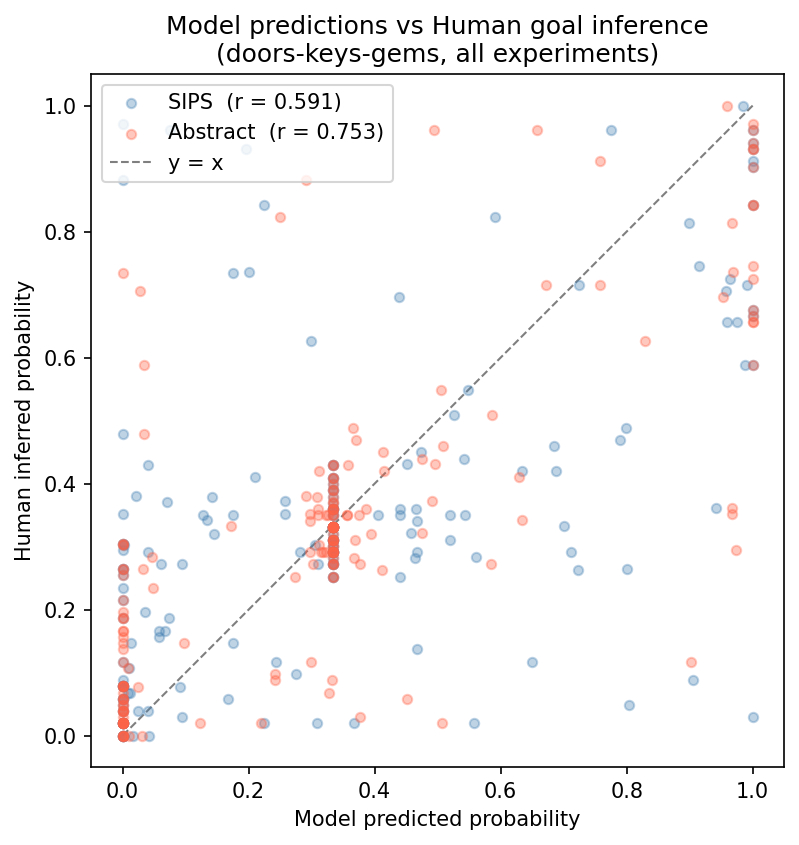

The Julia source for this figure:
"""
scatter_plot.jl  –  Scatter plot: model predictions (x) vs human inference (y).

Uses PyPlot (matplotlib) instead of GLMakie — no GPU/OpenGL required.

Run from the repository root:
    julia --project=. evaluation/scatter_plot.jl

Output: evaluation/scatter_plot.png
"""

using PyCall
pyimport("matplotlib").use("Agg")

using PyPlot

using DelimitedFiles, Statistics, Printf, PyPlot

# ─────────────────────────────────────────────────────────────
# Paths
# ─────────────────────────────────────────────────────────────

const REPO_ROOT    = dirname(@__DIR__)
const SIPS_DIR     = joinpath(REPO_ROOT, "example", "doors-keys-gems", "goal_probs_SIPS")
const ABS_DIR      = joinpath(REPO_ROOT, "example", "doors-keys-gems", "goal_probs_hierarchical")
const HUMAN_DIR    = joinpath(REPO_ROOT, "domains", "doors-keys-gems", "average_human_results_arrays")
const STIMULI_PATH = joinpath(REPO_ROOT, "domains", "doors-keys-gems", "stimuli", "stimuli.json")

const N_GOALS  = 3
const PROBLEMS = 1:4
const SETS     = 1:4

# ─────────────────────────────────────────────────────────────
# Helpers (unchanged from original)
# ─────────────────────────────────────────────────────────────

function load_stimuli_times(path::String)
    times_map = Dict{String, Vector{Int}}()
    text = read(path, String)
    for obj in eachmatch(r"\{[^{}]+\}"s, text)
        obj_text = obj.match
        name_m  = match(r"\"name\"\s*:\s*\"scenario_(\d+_\d+)\"", obj_text)
        times_m = match(r"\"times\"\s*:\s*\[([0-9,\s]+)\]",       obj_text)
        (name_m === nothing || times_m === nothing) && continue
        exp_id = name_m.captures[1]
        times  = parse.(Int, strip.(split(times_m.captures[1], ",")))
        times_map[exp_id] = times
    end
    return times_map
end

function load_model(path::String)
    raw  = readdlm(path, ',', String)
    data = parse.(Float64, raw[2:end, :])
    return collect(transpose(data))   # (n_goals × T)
end

function load_human(path::String, n_goals::Int = N_GOALS)
    human_data_1d    = vec(readdlm(path, ',', Float64))
    n_time_steps     = div(length(human_data_1d), n_goals)
    human_goal_probs = reshape(human_data_1d, n_goals, n_time_steps)
    return human_goal_probs
end

function pearson_r(x::AbstractVector, y::AbstractVector)
    (length(x) < 2 || std(x) ≈ 0 || std(y) ≈ 0) && return NaN
    x̄, ȳ = mean(x), mean(y)
    num  = sum((x .- x̄) .* (y .- ȳ))
    den  = sqrt(sum((x .- x̄).^2) * sum((y .- ȳ).^2))
    den ≈ 0.0 && return NaN
    return num / den
end

function extract_pairs(model::Matrix, human::Matrix, times::Vector{Int})
    n_human = size(human, 2)
    valid   = filter(t -> 1 <= t <= size(model, 2), times)
    n       = min(length(valid), n_human)
    n < 1   && return Float64[], Float64[]

    model_subset = model[:, valid[1:n]]
    human_subset = human[:, 1:n]

    return vec(model_subset), vec(human_subset)
end

# ─────────────────────────────────────────────────────────────
# Collect scatter data across all 16 experiments
# ─────────────────────────────────────────────────────────────

stimuli_times = load_stimuli_times(STIMULI_PATH)

sips_x = Float64[];  sips_y = Float64[]
abs_x  = Float64[];  abs_y  = Float64[]

for problem in PROBLEMS, s in SETS
    exp_id     = "$(problem)_$(s)"
    human_path = joinpath(HUMAN_DIR, "$(exp_id).csv")
    sips_path  = joinpath(SIPS_DIR,  "goal_probs_SIPS_$(exp_id).csv")
    abs_path   = joinpath(ABS_DIR,   "goal_probs_hierarchical_$(exp_id).csv")

    (!isfile(human_path) || !haskey(stimuli_times, exp_id)) && continue

    human_mat = load_human(human_path)
    times     = stimuli_times[exp_id]

    if isfile(sips_path)
        mx, hx = extract_pairs(load_model(sips_path), human_mat, times)
        append!(sips_x, mx);  append!(sips_y, hx)
    end

    if isfile(abs_path)
        mx, hx = extract_pairs(load_model(abs_path), human_mat, times)
        append!(abs_x, mx);  append!(abs_y, hx)
    end
end

# ─────────────────────────────────────────────────────────────
# Pearson r for legend labels
# ─────────────────────────────────────────────────────────────

sips_r = pearson_r(sips_x, sips_y)
abs_r  = pearson_r(abs_x,  abs_y)

@printf "SIPS PCC (all data):     %.4f\n" sips_r
@printf "Abstract PCC (all data): %.4f\n" abs_r

# ─────────────────────────────────────────────────────────────
# Plot with PyPlot (matplotlib)
# ─────────────────────────────────────────────────────────────

fig, ax = plt.subplots(figsize=(6.5, 6.0))

ax.scatter(sips_x, sips_y;
    color  = "steelblue",
    alpha  = 0.35,
    s      = 20,
    label  = @sprintf("SIPS  (r = %.3f)", sips_r),
    zorder = 2,
)
ax.scatter(abs_x, abs_y;
    color  = "tomato",
    alpha  = 0.35,
    s      = 20,
    label  = @sprintf("Abstract  (r = %.3f)", abs_r),
    zorder = 2,
)

# Identity line y = x
ax.plot([0.0, 1.0], [0.0, 1.0];
    color     = "black",
    alpha     = 0.5,
    linewidth = 1.0,
    linestyle = "--",
    label     = "y = x",
    zorder    = 1,
)

ax.set_xlim(-0.05, 1.05)
ax.set_ylim(-0.05, 1.05)
ax.set_aspect("equal")
ax.set_xlabel("Model predicted probability")
ax.set_ylabel("Human inferred probability")
ax.set_title("Model predictions vs Human goal inference\n(doors-keys-gems, all experiments)")
ax.legend(loc="upper left", frameon=true)

out_path = joinpath(@__DIR__, "scatter_plot.png")
plt.savefig(out_path, dpi=150, bbox_inches="tight")
plt.close(fig)
println("Saved → $out_path")
